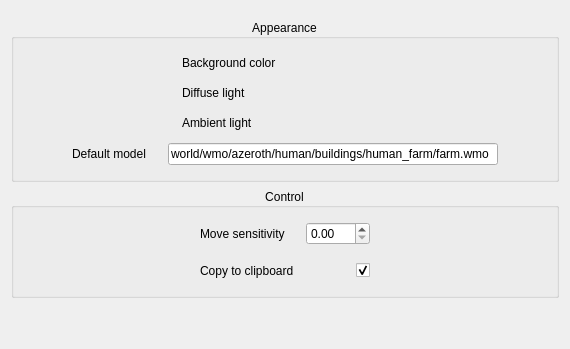
        <widget class="QWidget" name="tab">
         <attribute name="title">
          <string>Asset Browser</string>
         </attribute>
         <layout class="QVBoxLayout" name="verticalLayout_3">
          <item>
           <widget class="QWidget" name="widget_2" native="true">
            <layout class="QVBoxLayout" name="verticalLayout_4">
             <property name="leftMargin">
              <number>0</number>
             </property>
             <property name="topMargin">
              <number>8</number>
             </property>
             <property name="rightMargin">
              <number>0</number>
             </property>
             <property name="bottomMargin">
              <number>0</number>
             </property>
             <item>
              <widget class="QGroupBox" name="groupBox">
               <property name="title">
                <string>Appearance</string>
               </property>
               <property name="alignment">
                <set>Qt::AlignCenter</set>
               </property>
               <layout class="QVBoxLayout" name="verticalLayout_5">
                <property name="spacing">
                 <number>0</number>
                </property>
                <item>
                 <widget class="QWidget" name="widget_3" native="true">
                  <layout class="QHBoxLayout" name="horizontalLayout">
                   <property name="spacing">
                    <number>6</number>
                   </property>
                   <property name="leftMargin">
                    <number>9</number>
                   </property>
                   <property name="topMargin">
                    <number>5</number>
                   </property>
                   <property name="bottomMargin">
                    <number>5</number>
                   </property>
                   <item>
                    <spacer name="horizontalSpacer_12">
                     <property name="orientation">
                      <enum>Qt::Horizontal</enum>
                     </property>
                     <property name="sizeHint" stdset="0">
                      <size>
                       <width>40</width>
                       <height>20</height>
                      </size>
                     </property>
                    </spacer>
                   </item>
                   <item>
                    <widget class="QLabel" name="label">
                     <property name="sizePolicy">
                      <sizepolicy hsizetype="Maximum" vsizetype="Preferred">
                       <horstretch>0</horstretch>
                       <verstretch>0</verstretch>
                      </sizepolicy>
                     </property>
                     <property name="minimumSize">
                      <size>
                       <width>100</width>
                       <height>0</height>
                      </size>
                     </property>
                     <property name="text">
                      <string>Background color</string>
                     </property>
                    </widget>
                   </item>
                   <item>
                    <widget class="color_widgets::ColorSelector" name="assetBrowserBgCol" native="true">
                     <property name="minimumSize">
                      <size>
                       <width>100</width>
                       <height>0</height>
                      </size>
                     </property>
                     <property name="maximumSize">
                      <size>
                       <width>100</width>
                       <height>16777215</height>
                      </size>
                     </property>
                    </widget>
                   </item>
                   <item>
                    <spacer name="horizontalSpacer_20">
                     <property name="orientation">
                      <enum>Qt::Horizontal</enum>
                     </property>
                     <property name="sizeHint" stdset="0">
                      <size>
                       <width>40</width>
                       <height>20</height>
                      </size>
                     </property>
                    </spacer>
                   </item>
                  </layout>
                 </widget>
                </item>
                <item>
                 <widget class="QWidget" name="widget_9" native="true">
                  <layout class="QHBoxLayout" name="horizontalLayout_6">
                   <property name="spacing">
                    <number>6</number>
                   </property>
                   <property name="topMargin">
                    <number>5</number>
                   </property>
                   <property name="bottomMargin">
                    <number>5</number>
                   </property>
                   <item>
                    <spacer name="horizontalSpacer_11">
                     <property name="orientation">
                      <enum>Qt::Horizontal</enum>
                     </property>
                     <property name="sizeHint" stdset="0">
                      <size>
                       <width>40</width>
                       <height>20</height>
                      </size>
                     </property>
                    </spacer>
                   </item>
                   <item>
                    <widget class="QLabel" name="label_5">
                     <property name="sizePolicy">
                      <sizepolicy hsizetype="Maximum" vsizetype="Preferred">
                       <horstretch>0</horstretch>
                       <verstretch>0</verstretch>
                      </sizepolicy>
                     </property>
                     <property name="minimumSize">
                      <size>
                       <width>100</width>
                       <height>0</height>
                      </size>
                     </property>
                     <property name="text">
                      <string>Diffuse light</string>
                     </property>
                    </widget>
                   </item>
                   <item>
                    <widget class="color_widgets::ColorSelector" name="assetBrowserDiffuseLight" native="true">
                     <property name="minimumSize">
                      <size>
                       <width>100</width>
                       <height>0</height>
                      </size>
                     </property>
                     <property name="maximumSize">
                      <size>
                       <width>100</width>
                       <height>16777215</height>
                      </size>
                     </property>
                    </widget>
                   </item>
                   <item>
                    <spacer name="horizontalSpacer_21">
                     <property name="orientation">
                      <enum>Qt::Horizontal</enum>
                     </property>
                     <property name="sizeHint" stdset="0">
                      <size>
                       <width>40</width>
                       <height>20</height>
                      </size>
                     </property>
                    </spacer>
                   </item>
                  </layout>
                 </widget>
                </item>
                <item>
                 <widget class="QWidget" name="widget_11" native="true">
                  <layout class="QHBoxLayout" name="horizontalLayout_7">
                   <property name="topMargin">
                    <number>5</number>
                   </property>
                   <property name="bottomMargin">
                    <number>5</number>
                   </property>
                   <item>
                    <spacer name="horizontalSpacer_10">
                     <property name="orientation">
                      <enum>Qt::Horizontal</enum>
                     </property>
                     <property name="sizeHint" stdset="0">
                      <size>
                       <width>40</width>
                       <height>20</height>
                      </size>
                     </property>
                    </spacer>
                   </item>
                   <item>
                    <widget class="QLabel" name="label_6">
                     <property name="sizePolicy">
                      <sizepolicy hsizetype="Maximum" vsizetype="Preferred">
                       <horstretch>0</horstretch>
                       <verstretch>0</verstretch>
                      </sizepolicy>
                     </property>
                     <property name="minimumSize">
                      <size>
                       <width>100</width>
                       <height>0</height>
                      </size>
                     </property>
                     <property name="text">
                      <string>Ambient light</string>
                     </property>
                    </widget>
                   </item>
                   <item>
                    <widget class="color_widgets::ColorSelector" name="assetBrowserAmbientLight" native="true">
                     <property name="minimumSize">
                      <size>
                       <width>100</width>
                       <height>0</height>
                      </size>
                     </property>
                     <property name="maximumSize">
                      <size>
                       <width>100</width>
                       <height>16777215</height>
                      </size>
                     </property>
                     <property name="layoutDirection">
                      <enum>Qt::LeftToRight</enum>
                     </property>
                    </widget>
                   </item>
                   <item>
                    <spacer name="horizontalSpacer_22">
                     <property name="orientation">
                      <enum>Qt::Horizontal</enum>
                     </property>
                     <property name="sizeHint" stdset="0">
                      <size>
                       <width>40</width>
                       <height>20</height>
                      </size>
                     </property>
                    </spacer>
                   </item>
                  </layout>
                 </widget>
                </item>
                <item>
                 <widget class="QWidget" name="widget_4" native="true">
                  <layout class="QHBoxLayout" name="horizontalLayout_2">
                   <property name="spacing">
                    <number>6</number>
                   </property>
                   <property name="leftMargin">
                    <number>9</number>
                   </property>
                   <property name="topMargin">
                    <number>5</number>
                   </property>
                   <property name="bottomMargin">
                    <number>5</number>
                   </property>
                   <item>
                    <spacer name="horizontalSpacer_4">
                     <property name="orientation">
                      <enum>Qt::Horizontal</enum>
                     </property>
                     <property name="sizeHint" stdset="0">
                      <size>
                       <width>40</width>
                       <height>20</height>
                      </size>
                     </property>
                    </spacer>
                   </item>
                   <item>
                    <widget class="QLabel" name="label_2">
                     <property name="sizePolicy">
                      <sizepolicy hsizetype="Maximum" vsizetype="Preferred">
                       <horstretch>0</horstretch>
                       <verstretch>0</verstretch>
                      </sizepolicy>
                     </property>
                     <property name="minimumSize">
                      <size>
                       <width>90</width>
                       <height>0</height>
                      </size>
                     </property>
                     <property name="text">
                      <string>Default model</string>
                     </property>
                    </widget>
                   </item>
                   <item>
                    <widget class="QLineEdit" name="assetBrowserDefaultModel">
                     <property name="minimumSize">
                      <size>
                       <width>330</width>
                       <height>0</height>
                      </size>
                     </property>
                     <property name="maximumSize">
                      <size>
                       <width>16777215</width>
                       <height>16777215</height>
                      </size>
                     </property>
                     <property name="toolTip">
                      <string>&lt;html&gt;&lt;head/&gt;&lt;body&gt;&lt;p&gt;Default model to load on Asset Browser startup. Has to be a valid model, else an application crash may occur.&lt;/p&gt;&lt;/body&gt;&lt;/html&gt;</string>
                     </property>
                     <property name="text">
                      <string>world/wmo/azeroth/human/buildings/human_farm/farm.wmo</string>
                     </property>
                    </widget>
                   </item>
                   <item>
                    <spacer name="horizontalSpacer_9">
                     <property name="orientation">
                      <enum>Qt::Horizontal</enum>
                     </property>
                     <property name="sizeHint" stdset="0">
                      <size>
                       <width>40</width>
                       <height>20</height>
                      </size>
                     </property>
                    </spacer>
                   </item>
                  </layout>
                 </widget>
                </item>
               </layout>
              </widget>
             </item>
             <item>
              <widget class="QGroupBox" name="groupBox_3">
               <property name="title">
                <string>Control</string>
               </property>
               <property name="alignment">
                <set>Qt::AlignCenter</set>
               </property>
               <layout class="QVBoxLayout" name="verticalLayout_6">
                <item>
                 <widget class="QWidget" name="widget_8" native="true">
                  <layout class="QHBoxLayout" name="horizontalLayout_5">
                   <property name="leftMargin">
                    <number>9</number>
                   </property>
                   <property name="topMargin">
                    <number>5</number>
                   </property>
                   <property name="bottomMargin">
                    <number>5</number>
                   </property>
                   <item>
                    <spacer name="horizontalSpacer_14">
                     <property name="orientation">
                      <enum>Qt::Horizontal</enum>
                     </property>
                     <property name="sizeHint" stdset="0">
                      <size>
                       <width>40</width>
                       <height>20</height>
                      </size>
                     </property>
                    </spacer>
                   </item>
                   <item>
                    <widget class="QLabel" name="label_4">
                     <property name="sizePolicy">
                      <sizepolicy hsizetype="Maximum" vsizetype="Preferred">
                       <horstretch>0</horstretch>
                       <verstretch>0</verstretch>
                      </sizepolicy>
                     </property>
                     <property name="minimumSize">
                      <size>
                       <width>100</width>
                       <height>0</height>
                      </size>
                     </property>
                     <property name="text">
                      <string>Move sensitivity</string>
                     </property>
                    </widget>
                   </item>
                   <item>
                    <widget class="QDoubleSpinBox" name="assetBrowserMoveSensitivity">
                     <property name="minimumSize">
                      <size>
                       <width>64</width>
                       <height>0</height>
                      </size>
                     </property>
                    </widget>
                   </item>
                   <item>
                    <spacer name="horizontalSpacer_6">
                     <property name="orientation">
                      <enum>Qt::Horizontal</enum>
                     </property>
                     <property name="sizeHint" stdset="0">
                      <size>
                       <width>40</width>
                       <height>20</height>
                      </size>
                     </property>
                    </spacer>
                   </item>
                  </layout>
                 </widget>
                </item>
                <item>
                 <widget class="QWidget" name="widget_6" native="true">
                  <layout class="QHBoxLayout" name="horizontalLayout_4">
                   <property name="leftMargin">
                    <number>9</number>
                   </property>
                   <property name="topMargin">
                    <number>5</number>
                   </property>
                   <property name="bottomMargin">
                    <number>5</number>
                   </property>
                   <item>
                    <spacer name="horizontalSpacer_15">
                     <property name="orientation">
                      <enum>Qt::Horizontal</enum>
                     </property>
                     <property name="sizeHint" stdset="0">
                      <size>
                       <width>40</width>
                       <height>20</height>
                      </size>
                     </property>
                    </spacer>
                   </item>
                   <item>
                    <widget class="QLabel" name="label_3">
                     <property name="sizePolicy">
                      <sizepolicy hsizetype="Maximum" vsizetype="Preferred">
                       <horstretch>0</horstretch>
                       <verstretch>0</verstretch>
                      </sizepolicy>
                     </property>
                     <property name="minimumSize">
                      <size>
                       <width>100</width>
                       <height>0</height>
                      </size>
                     </property>
                     <property name="text">
                      <string>Copy to clipboard</string>
                     </property>
                    </widget>
                   </item>
                   <item>
                    <widget class="QCheckBox" name="assetBrowserCopyToClipboard">
                     <property name="minimumSize">
                      <size>
                       <width>64</width>
                       <height>0</height>
                      </size>
                     </property>
                     <property name="toolTip">
                      <string>&lt;html&gt;&lt;head/&gt;&lt;body&gt;&lt;p&gt; Automatically copy selected model to clipboard&lt;/p&gt;&lt;/body&gt;&lt;/html&gt;</string>
                     </property>
                     <property name="layoutDirection">
                      <enum>Qt::RightToLeft</enum>
                     </property>
                     <property name="text">
                      <string/>
                     </property>
                     <property name="checked">
                      <bool>true</bool>
                     </property>
                    </widget>
                   </item>
                   <item>
                    <spacer name="horizontalSpacer_8">
                     <property name="orientation">
                      <enum>Qt::Horizontal</enum>
                     </property>
                     <property name="sizeHint" stdset="0">
                      <size>
                       <width>40</width>
                       <height>20</height>
                      </size>
                     </property>
                    </spacer>
                   </item>
                  </layout>
                 </widget>
                </item>
               </layout>
              </widget>
             </item>
            </layout>
           </widget>
          </item>
          <item>
           <spacer name="verticalSpacer">
            <property name="orientation">
             <enum>Qt::Vertical</enum>
            </property>
            <property name="sizeHint" stdset="0">
             <size>
              <width>20</width>
              <height>40</height>
             </size>
            </property>
           </spacer>
          </item>
         </layout>
        </widget>
